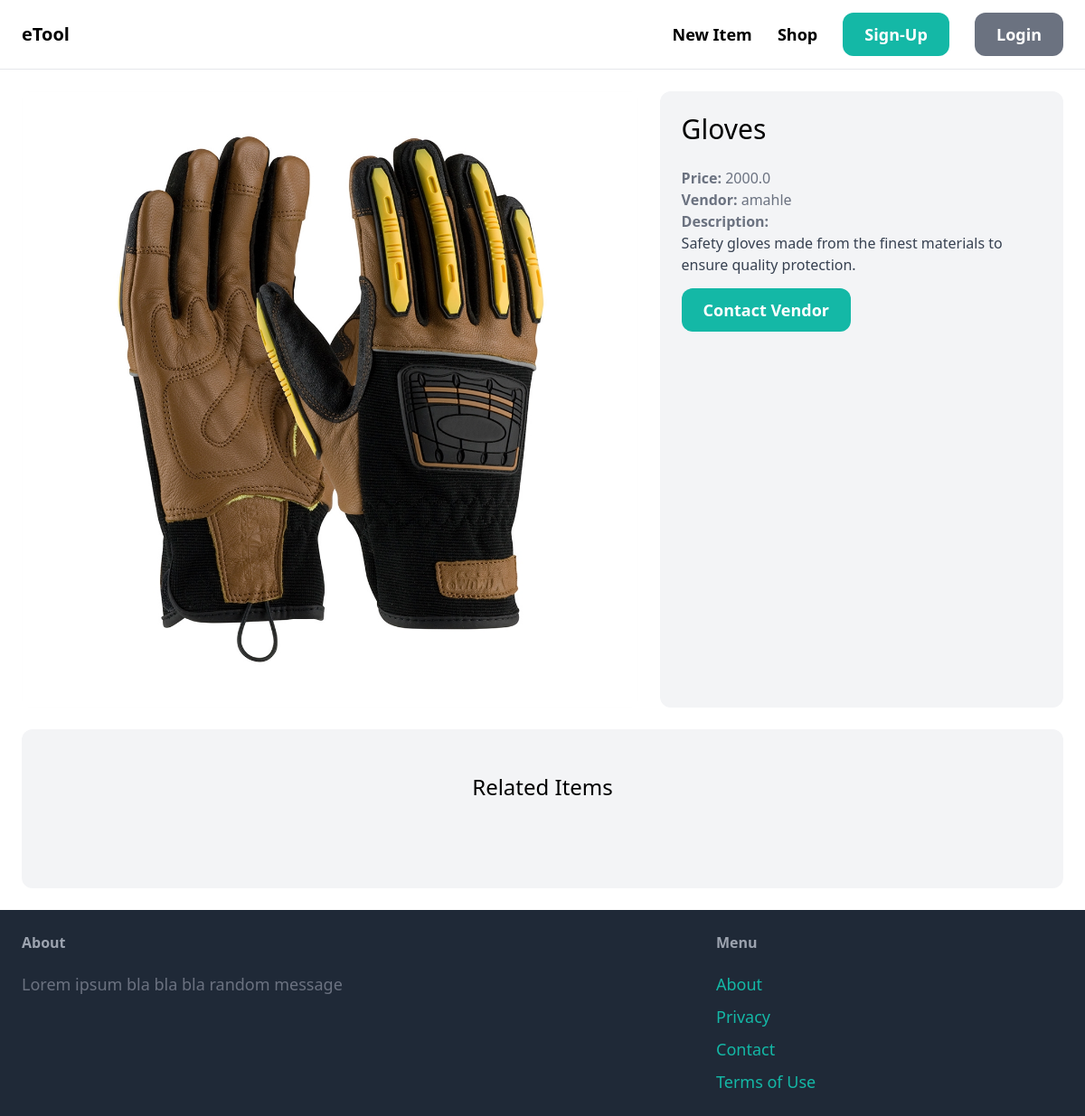
The app's page /item/5/, older data.
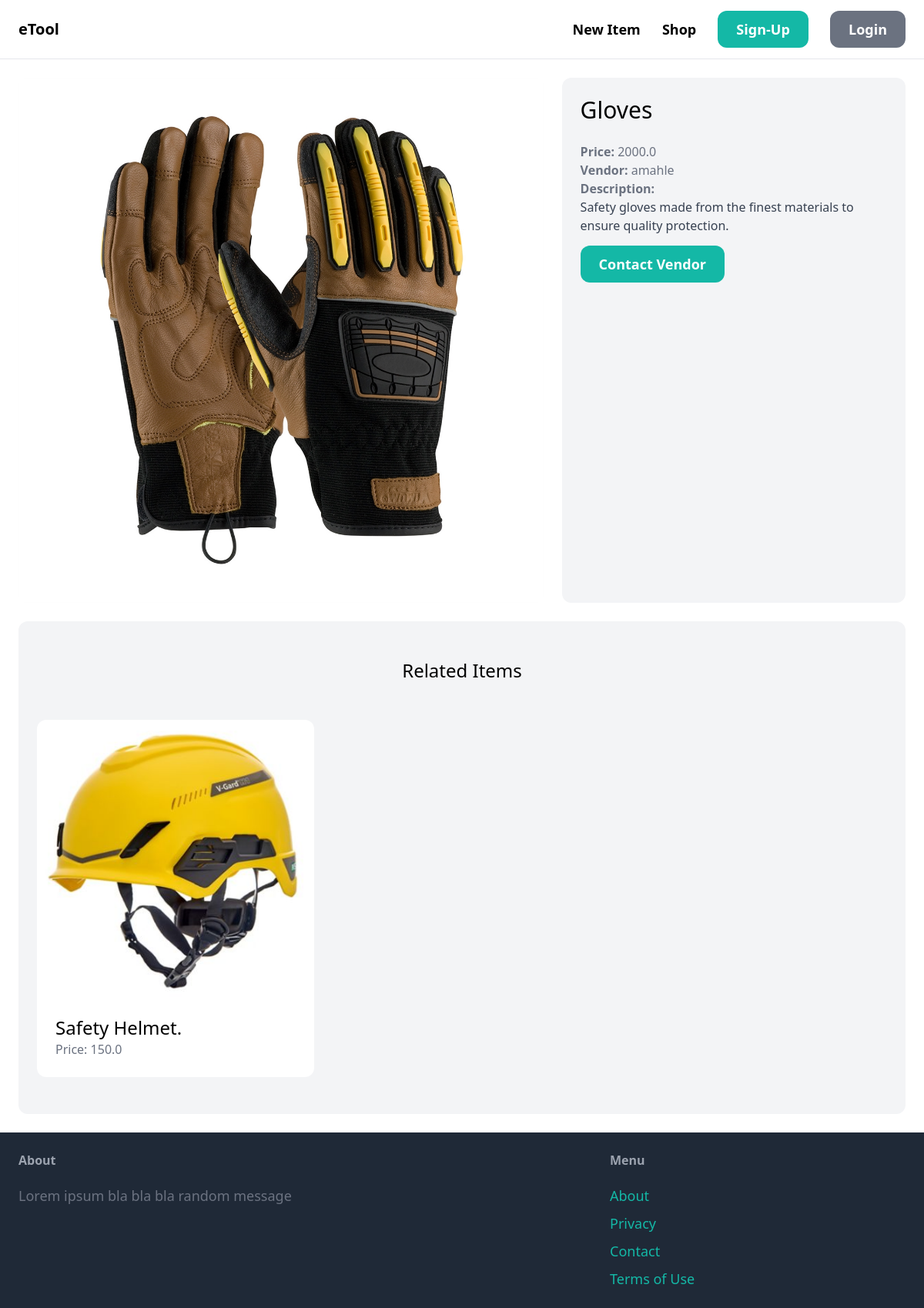
The same page, newer data.
### item/models.py (models this page shows)
class Item(models.Model):
   category = models.ForeignKey(Category, related_name = 'items', on_delete = models.CASCADE)
   name = models.CharField(max_length = 255)
   description = models.TextField(blank = True, null = True)
   price = models.FloatField()
   image = models.ImageField(upload_to='item_images', blank=True, null=True)
   is_sold = models.BooleanField(default=False)
   created_by = models.ForeignKey(User, related_name = 'items', on_delete=models.CASCADE)
   created_at = models.DateTimeField(auto_now_add = True)

### item/views.py (the view)
# urls.py: path('<int:pk>/', views.detail, name='detail'),
def detail(request, pk):
    item = get_object_or_404(Item, pk=pk)
    related_items = Item.objects.filter(category=item.category, is_sold=False).exclude(pk=pk) [0:3]
    return render(request, 'item/detail.html', {
        'item': item,
        'related_items' : related_items
    })

### item/templates/item/detail.html (shortened to what this page needs)
{% extends 'core/base.html' %}
{% block content %}
<div class="grid grid-cols-5 gap-6">
    <div class="col-span-3">
        <img src="{{ item.image.url}}" class="rounded-xl">
    </div>
    <div class="col-span-2 p-6 bg-gray-100 rounded-xl">
      <h1 class="mb-6 text-3xl">{{item.name}}</h1>
      <p class="text-gray-500"><strong>Price: </strong>{{item.price}}</p>
      <p class="text-gray-500"><strong>Vendor: </strong>{{item.created_by.username}}</p>
    {% if item.description %}
       <p class="text-gray-700">
         <strong class="text-gray-500">Description:</strong><br>
         {{item.description}}
       </p>
    {% endif %}
    <br>
   <a href="#" class="'inline-block mt-6 px-6 py-3 text-lg font-semibold bg-teal-500 text-white rounded-xl hover:bg-teal-700">Contact Vendor</a>
    </div>
</div>
<div class="mt-6 px-6 py-12 bg-gray-100 rounded-xl">
  <h2 class="mb-12 text-2xl text-center">Related Items</h2>
  <div class="grid grid-cols-3 gap-3">
      {% for item in related_items %}
           <div>
              <a href="{% url 'item:detail' item.id %}">
                  <div>
                    <img src="{{item.image.url}}" class="rounded-t-xl">
                  </div>
                  <div class="p-6 bg-white rounded-b-xl">
                      <h2 class="text-2xl">{{item.name}}</h2>
                      <p class="text-gray-500">Price: {{item.price}}</p>
                  </div>
              </a>
           </div>
      {% endfor %}
  </div>
</div>
{% endblock %}

Row changes from the older to the newer data that the page shows:
added Item: image (picture), name "Safety Helmet.", price "150.0"
